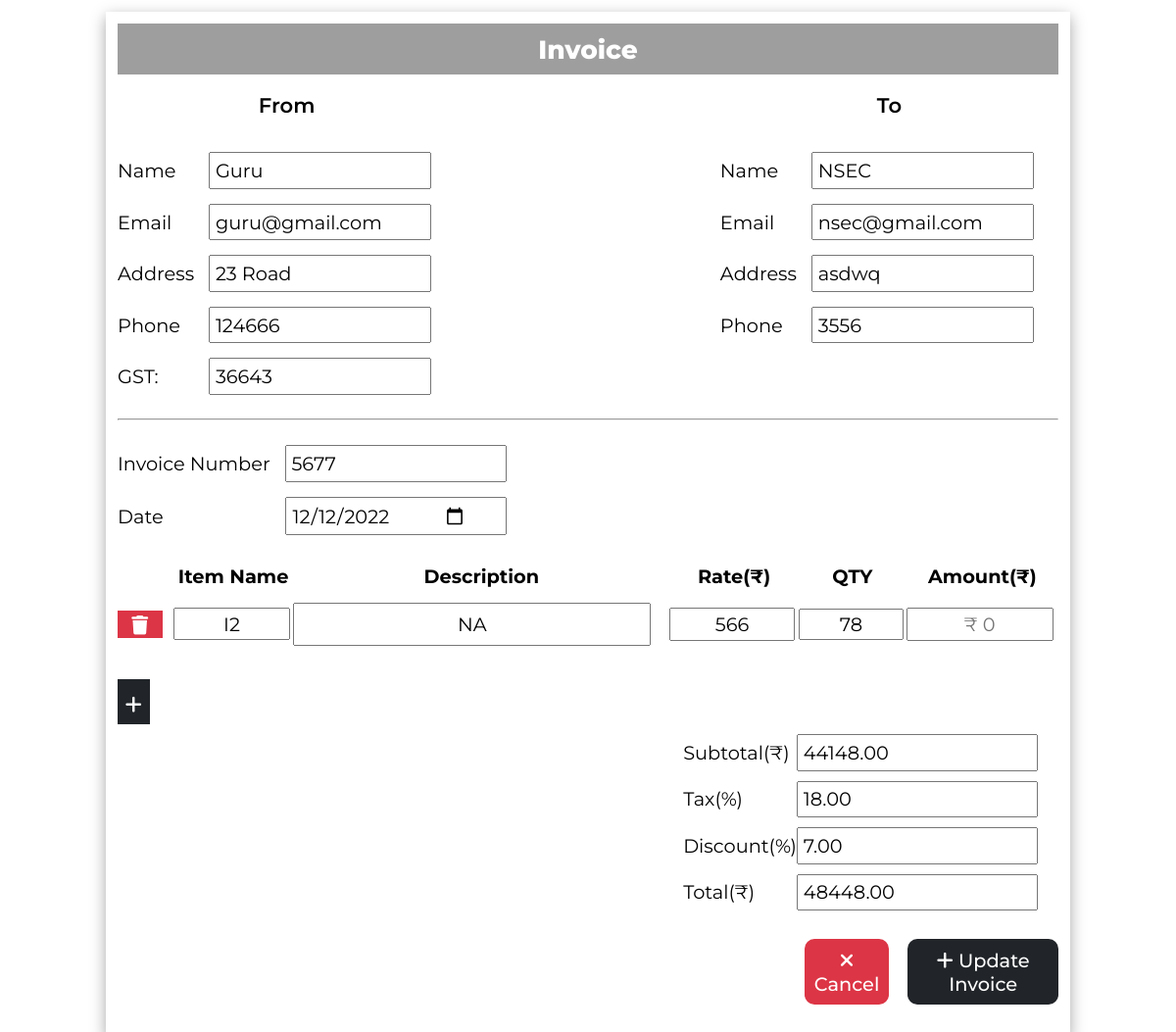
Screenshot of /edit_invoice.php?inv_id=5677 (signed in) with the database file from the repository.
### tables this page shows
CREATE TABLE `user_additional_info` (
  `username` varchar(20) NOT NULL,
  `name` varchar(20) NOT NULL,
  `email` varchar(50) NOT NULL,
  `address` varchar(50) NOT NULL,
  `phone` bigint(50) NOT NULL,
  `GST` varchar(20) NOT NULL,
  `inv_id` varchar(20) NOT NULL
);

CREATE TABLE `cust_info` (
  `inv_id` varchar(20) NOT NULL,
  `cname` varchar(20) NOT NULL,
  `caddress` varchar(50) NOT NULL,
  `cphone` varchar(20) NOT NULL,
  `cemail` varchar(50) NOT NULL,
  `username` varchar(20) NOT NULL
);

CREATE TABLE `total_details` (
  `inv_id` varchar(20) NOT NULL,
  `subtotal` decimal(10, 2) NOT NULL,
  `tax` decimal(10, 2) NOT NULL,
  `discount` decimal(10, 2) NOT NULL,
  `total` decimal(10, 2) NOT NULL,
  `date` date NOT NULL,
  `username` varchar(20) NOT NULL
);

CREATE TABLE `inv_info` (
  `inv_id` int(20) NOT NULL,
  `item_name` varchar(50) NOT NULL,
  `item_desc` varchar(150) NOT NULL,
  `item_rate` int(50) NOT NULL,
  `item_qty` int(50) NOT NULL,
  `item_total` int(100) NOT NULL
);

### edit_invoice.php (the view, shortened to what this page needs)
<?php
include 'partials/_dbconnect.php';
$usernamee = $_SESSION['username'];
$inv_id = -1;
if (isset($_GET) && $_GET) {
    $inv_id = $_GET['inv_id'];
}
?>
<?php
$Usql = "SELECT * FROM `user_additional_info` WHERE username='$usernamee' and inv_id='$inv_id'";
$Uresult = mysqli_query($conn, $Usql);
$Bname = "";
$Bemail = "";
$Baddress = "";
$Bphone = "";
$BGST = "";
while ($row = mysqli_fetch_assoc($Uresult)) {
    $Bname = $row['name'];
    $Bemail = $row['email'];
    $Baddress = $row['address'];
    $Bphone = $row['phone'];
    $BGST = $row['GST'];
}
$Csql = "SELECT * FROM `cust_info` WHERE inv_id='$inv_id'";
$Cresult = mysqli_query($conn, $Csql);
$Cname = "";
$Caddress = "";
$Cphone = "";
$Cemail = "";
while ($row2 = mysqli_fetch_assoc($Cresult)) {
    $Cname = $row2['cname'];
    $Caddress = $row2['caddress'];
    $Cphone = $row2['cphone'];
    $Cemail = $row2['cemail'];
}
$Isql = "SELECT * FROM `total_details` WHERE inv_id='$inv_id'";
$Iresult = mysqli_query($conn, $Isql);
$subtotal = "";
$tax = "";
$discount = "";
$total = "";
$date = "";
while ($row3 = mysqli_fetch_assoc($Iresult)) {
    $subtotal = $row3['subtotal'];
    $tax = $row3['tax'];
    $discount = $row3['discount'];
    $total = $row3['total'];
    $date = $row3['date'];
}
?>
<!DOCTYPE html>
<html lang="en">
<head>
    <link rel="stylesheet" href="edit_invoice_style.css?v=<?php echo time(); ?>">
</head>
<body>
    <div class="container">
        <form action="" method="post" class="add-form">
            <input type="text" name="InvoiceName" id="" value="Invoice" class="invoice-h1" disabled>
            <div class="header-info">
                <div class="left-info">
                    <p>From</p>
                    <table>
                        <tr>
                            <td>Name</td>
                            <td><input type="text" name="Bname" id="" placeholder="Business Name"
                                    value="<?php echo $Bname ?>">
                            </td>
                        </tr>
                        <tr>
                            <td>Email</td>
                            <td><input type="email" name="Bemail" id="" placeholder="name@email.com"
                                    value="<?php echo $Bemail ?>"></td>
                        </tr>
                        <tr>
                            <td>Address</td>
                            <td><input type="text" placeholder="Street" name="Baddress" value="<?php echo $Baddress ?>">
                            </td>
                        </tr>
                        <tr>
                            <td>Phone</td>
                            <td><input type="tel" name="Bphone" id="" placeholder="(123) 456 789"
                                    value="<?php echo $Bphone ?>"></td>
                        </tr>
                        <tr>
                            <td>GST:</td>
                            <td><input type="text" name="BGST" id="" placeholder="123456789 RT"
                                    value="<?php echo $BGST ?>"></td>
                        </tr>
                    </table>
                </div>
                <div class="right-info">
                    <p>To</p>
                    <table>
                        <tr>
                            <td>Name</td>
                            <td><input type="text" name="Cname" id="" placeholder="Customer Name"
                                    value="<?php echo $Cname ?>"></td>
                        </tr>
                        <tr>
                            <td>Email</td>
                            <td><input type="email" name="Cemail" id="" placeholder="name@email.com"
                                    value="<?php echo $Cemail ?>"></td>
                        </tr>
                        <tr>
                            <td>Address</td>
                            <td><input type="text" placeholder="Street" name="Caddress" value="<?php echo $Caddress ?>">
                            </td>
                        </tr>
                        <tr>
                            <td>Phone</td>
                            <td><input type="tel" name="Cphone" id="" placeholder="(123) 456 789"
                                    value="<?php echo $Cphone ?>"></td>
                        </tr>
                    </table>
                </div>
            </div>
            <hr>
            <div class="add-box">
                <table>
                    <tr>
                        <td>Invoice Number</td>
                        <td><input type="text" name="inum" id="" value="<?php echo $inv_id ?>"></td>
                    </tr>
                    <tr>
                        <td>Date</td>
                        <td><input type="date" name="date" id="" value="<?php echo $date ?>"></td>
                    </tr>
                </table>
            </div>
            <div class="items">
                <table id="items-table">
                    <tr>
                        <th></th>
                        <th> Item Name</th>
                        <th style="width: 40%;">Description</th>
                        <th>Rate(₹)</th>
                        <th>QTY</th>
                        <th>Amount(₹)</th>
                    </tr>
                    <?php
                    $Itemsql = "SELECT * FROM `inv_info` WHERE inv_id='$inv_id'";
                    $itemresult = mysqli_query($conn, $Itemsql);
                    $num = 1;
                    while ($row4 = mysqli_fetch_assoc($itemresult)) {
                        $itemname = $row4['item_name'];
                        $itemdesc = $row4['item_desc'];
                        $itemrate = $row4['item_rate'];
                        $itemqty = $row4['item_qty'];
                        echo '<tr id="row' . $num . '" class="row' . $num . '">
                                <td><button class="removerow" id="remove' . $num . '" type="button" onclick="removeparent(this)"><i
                                            class="fa-solid fa-trash"></i></button> </td>
                                <td><input type="text" name="itemname[]" class="item-name' . $num . '" placeholder="Item Name" value="' . $itemname . '">
                                </td>
                                <td style="width: 40%;"><input type="text" name="itemdesc[]" class="item-desc' . $num . '"
                                        placeholder="Item Description here" value="' . $itemdesc . '">
                                </td>
                                <td><input type="text" placeholder="0" id="rate' . $num . '" class="rate' . $num . '" name="rate[]" value="' . $itemrate . '"></td>
                                <td id="qty"><input type="text" name="qty[]" placeholder="0" id="qty' . $num . '" class="qty' . $num . '" value="' . $itemqty . '"></td>
                                <td class="amt"><input type="text" placeholder="₹ 0" id="amt' . $num . '" class="amt' . $num . '" name="amount[]"
                                readonly>
                                </td>
                            </tr>';
                        $num = $num + 1;
                    }
                    ?>
                </table>
                <button class="addrow" id="addrow" type="button"><i class="fa-solid fa-plus"></i></button>
            </div>
            <div class="total">
                <table>
                    <tr>
                        <td class="subtotal">Subtotal(₹)</td>
                        <td><input type="text" name="subtotal" id="subtotal" placeholder="₹ 0" readonly
                                value="<?php echo $subtotal ?>"></td>
                    </tr>
                    <tr>
                        <td>Tax(%)</td>
                        <td><input type="text" name="taxtotal" id="taxtotal" placeholder="(%)" readonly
                                value="<?php echo $tax ?>"></td>
                    </tr>
                    <tr>
                        <td>Discount(%)</td>
                        <td><input type="text" name="discounttotal" id="discount" placeholder="(%)"
                                value="<?php echo $discount ?>"></td>
                    </tr>
                    <tr>
                        <td>Total(₹)</td>
                        <td><input type="text" name="total" id="total" placeholder="₹ 0" readonly
                                value="<?php echo $total ?>"></td>
                    </tr>
                </table>
            </div>
            <div class="final-buttons">
                <button type="button" class="cancel-btn" onclick="location.href = '/welcome.php';"><i
                        class="fa-solid fa-xmark"></i> Cancel</button>
                <button type="submit" class="insert-btn"><i class="fa-solid fa-plus"></i> Update Invoice</button>
            </div>
        </form>
    </div>
</body>
</html>

### edit_invoice_style.css (style rules this page uses)
* { box-sizing: content-box; margin: 0; padding: 0; font-family: 'Montserrat', sans-serif; font-size: 1.1rem; }
body { background-color: rgb(255, 255, 255); }
.container { width: 80%; margin-inline: auto; margin-top: 1%; box-shadow: rgba(0, 0, 0, 0.35) 0px 5px 15px; background-color: rgb(255, 255, 255); padding: 1%; }
.invoice-h1 { padding: 1%; font-size: 1.5rem; text-align: center; font-weight: 800; color: #fff; background-color: rgb(158, 158, 158); border: none; }
.header-info { display: flex; justify-content: space-between; margin-top: 2%; margin-bottom:1%; }
.add-form { display: flex; flex-direction: column; width: 100%; }
.left-info, .right-info { display: flex; flex-direction: column; gap: 20px; align-items: center; }
.left-info table, .right-info table { border-collapse: separate; border-spacing: 0 15px; }
.left-info table tr td, .right-info table tr td, .add-box table tr td { padding: 0 15px 0 0; }
.left-info p , .right-info p { font-size: 1.2rem; font-weight: 600; }
.add-box table { border-collapse: separate; border-spacing: 0 15px; margin-top: 10px; }
.items { display: flex; flex-direction: column; width: 100%; }
.items table { border-collapse: collapse; width: 100%; text-align:center; }
td input { width: 90%; display: flex; padding: 2%; }
.removerow { font-size: 1.3rem; width: 80%; border: none; margin-right: 40px; cursor: pointer; color: white; background-color: rgb(220,53,69); }
.addrow { font-size: 1.5rem; border: none; color: white; background-color: rgb(33,37,41); width: 2%; padding: 0.7%; cursor: pointer; margin-top: 2%; }
.total { display: flex; flex-direction: column; width: 100%; align-items: flex-end; }
.total table { border-collapse: separate; border-spacing: 0 10px; width: 35%; margin-right: 30px; }
.subtotal { width: 80%; }
.items table { border-collapse: separate; border-spacing: 0 15px; }
.items table tr td input { text-align: center; }
.final-buttons { display: flex; justify-content: flex-end; gap: 2%; margin-block: 2%; }
.cancel-btn { width: 7%; padding: 1%; background-color: rgb(220,53,69); color: #fff; border: none; font-weight: 500; cursor: pointer; border-radius: 10px; }
.insert-btn { width: 14%; padding: 1%; background-color: rgb(33,37,41); color: white; border: none; cursor: pointer; font-weight: 500; border-radius: 10px; }
#subtotal, #taxtotal, #discount, #total { width: min-content; }

### rows the page displays
user_additional_info: Bname "Guru", Bemail "guru@gmail.com", Baddress "23 Road", Bphone "124666", BGST "36643"
cust_info: Cname "NSEC", Cemail "nsec@gmail.com", Caddress "asdwq", Cphone "3556"
total_details: date "12/12/2022", subtotal "44148.00", taxtotal "18.00", discounttotal "7.00", total "48448.00"
inv_info: item_name "I2", item_desc "NA", item_rate "566", item_qty "78"
